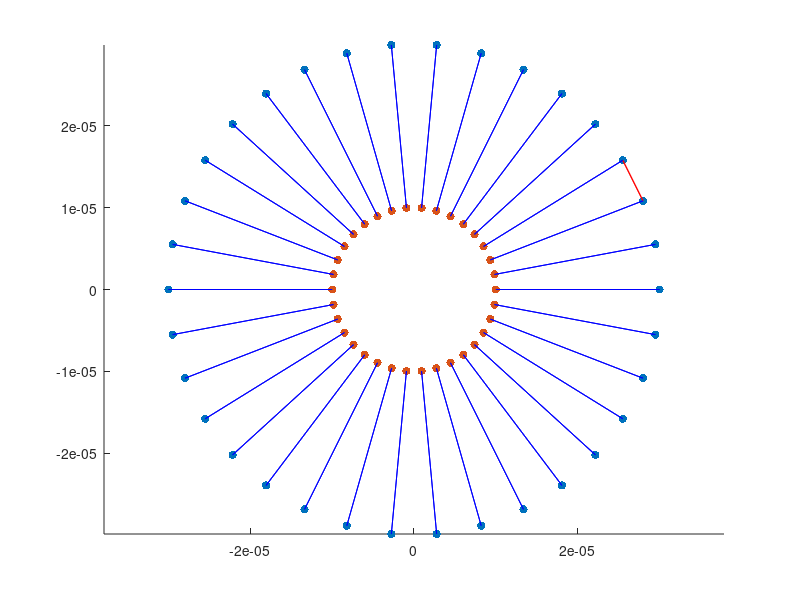

MATLAB code to generate this figure:
clear all
close all
clc
%% cell and nucleus membrane
radius_C = 30e-6; %cell redius [m]
radius_N = radius_C/3; %nucleus redius [m]
r_C0 = radius_C;
r_N0 = radius_N;
Nv0 = 34;
Vertex_scale = 1;
Nv=Nv0*Vertex_scale; %particle number
Nv_single = Nv;
theta = (1/Nv:1/Nv:1)*2*pi;
[x_C,y_C] = pol2cart(theta,radius_C);
x_N = x_C./3;
y_N = y_C./3;
r_C = [x_C;y_C].';
r_N = [x_N;y_N].';
r_0 = r_C;
rN_0 = r_N;
%% spreading search
radius_spreading = 5e-9; %cell redius [m]
Nv_spreading = 20; %particle number
theta_spreading = (1/Nv_spreading:1/Nv_spreading:1)*2*pi;
[x_spreading,y_spreading] = pol2cart(theta_spreading,radius_spreading);
r_spreading = [x_spreading;y_spreading].';
%% Links
L_index = [1:1:Nv;2:1:Nv+1]';
L_index(Nv,2) = 1;
Links = L_index;
Ns = size(Links,1); %link number
r_edge = r_C(Links(:,1),:)-r_C(Links(:,2),:);
r_edge_N = r_N(Links(:,1),:)-r_N(Links(:,2),:);
LEN_0 = sqrt(sum(r_edge.*r_edge,2));
d0_C = mean(LEN_0); %mean length of cell edge [m]
avg_len = d0_C; % average length of all edges
LEN_N = sqrt(sum(r_edge_N.*r_edge_N,2));
d0_N = mean(LEN_N); %mean length of nucleus edge [m]
%% Element
for i = 1:1:Ns
    a1 = Links(i,1); % index of node 1 [unitless]
    b1 = Links(i,2); % index of node 2 [unitless]
    a_S(i,:) = r_C(a1,:)-mean(r_C);
    b_S(i,:) = r_C(b1,:)-mean(r_C);
    S(i,:)=0.5.*cross([a_S(i,:) 0],[b_S(i,:) 0]);
    A0_L(i) = S(i,3); %local area of cell
end
A0_G = sum(A0_L); %global area of cell

for i = 1:1:Ns
    a1 = Links(i,1); % index of node 1 [unitless]
    b1 = Links(i,2); % index of node 2 [unitless]
    a_S(i,:) = r_N(a1,:)-mean(r_N);
    b_S(i,:) = r_N(b1,:)-mean(r_N);
    S(i,:)=0.5.*cross([a_S(i,:) 0],[b_S(i,:) 0]);
    A0_L_N(i) = S(i,3); %local area of cell
end
A0_G_N = sum(A0_L_N); %global area of cell

%  DT = delaunayTriangulation(r_C(:,1),r_C(:,2));
%  Tri_element = DT.Points;
%  Tri_connect = DT.ConnectivityList;
%  N_tri = size(Tri_connect,1);
%  for i = 1:1:N_tri
%     p1 = Tri_connect(i,1);
%     p2 = Tri_connect(i,2);
%     p3 = Tri_connect(i,3);    
%     r_p1 = Tri_element(p1,:);
%     r_p2 = Tri_element(p2,:);
%     r_p3 = Tri_element(p3,:);   
%     a_S(i,:) = r_p1 - r_p2;
%     b_S(i,:) = r_p3 - r_p2;
%     S(i,:)=abs(0.5.*cross([a_S(i,:) 0],[b_S(i,:) 0])); 
%     A0_L(i) = S(i,3); %local area of cell
% end
%  A0_G = sum(A0_L); %global area of cell

%% Bending
bending_pts = [[Nv,1:1:Nv-1]',[1:1:Nv]',[2:1:Nv,1]']; %bending points index
%% Actin
%ActinNumber = ceil(0.1*size(r_C,1)); %define generated number of actin filaments
ActinNumber = 0;
ActinNumber_N = ceil(0.0*size(r_C,1)); %define generated number of actin filaments connected with nucleus
Actin = zeros(ActinNumber+ActinNumber_N,2); %actin filaments ends index
ActinMaxLength_N = 1.1*d0_C;%sqrt(norm(r_C(1,:))^2 - norm(r_N(1,:))^2);
ActinMinLength_N = 0.8*d0_C;
% ActinMaxLength_N = 2.1*r_C0;
% ActinMinLength_N = 1.999*r_C0;
d0_actin = zeros(size(Actin,1),1);
N_actin = zeros(size(r_C,1),1); %record the nodes of actin using in the leading edge
N_actin_N = zeros(size(r_C,1),1); %record the nodes of actin using in the leading edge
i = 1;
while i <= ActinNumber+ActinNumber_N
    if i <= ActinNumber
        RandomIndex_1 = randi([1,size(r_C,1)],1,1); %Create a 1-by-1 array of random integer values drawn from a discrete uniform distribution on the set of numbers
        RandomIndex_2 = randi([1,size(r_C,1)],1,1);
        pts = [r_C(RandomIndex_1,:);r_C(RandomIndex_2,:)];
        CalDistence = sqrt((pts(1,1)-pts(2,1)).^2+(pts(1,2)-pts(2,2)).^2); % Calculate the length of the acitin filament
        if CalDistence<ActinMaxLength_N && CalDistence>ActinMinLength_N
            Actin(i,1) = RandomIndex_1;%Store actin end vertice
            Actin(i,2) = RandomIndex_2;%Store actin end vertice
            N_actin(RandomIndex_1)=N_actin(RandomIndex_1)+1;
            N_actin(RandomIndex_2)=N_actin(RandomIndex_2)+1;
            d0_actin(i) = CalDistence;
            i = i + 1;
        end
    else
        RandomIndex_1 = randi([1,size(r_N,1)],1,1); %Create a 1-by-1 array of random integer values drawn from a discrete uniform distribution on the set of numbers
        RandomIndex_2 = randi([1,size(r_C,1)],1,1);
        pts = [r_N(RandomIndex_1,:);r_C(RandomIndex_2,:)];
        CalDistence = sqrt((pts(1,1)-pts(2,1)).^2+(pts(1,2)-pts(2,2)).^2); % Calculate the length of the acitin filament
        if CalDistence<=ActinMaxLength_N % && pts(1,1)>0 && pts(2,1)>0
            Actin(i,1) = RandomIndex_1;%Store actin end vertice
            Actin(i,2) = RandomIndex_2;%Store actin end vertice
            N_actin_N(RandomIndex_1)=N_actin_N(RandomIndex_1)+1;
            N_actin(RandomIndex_2)=N_actin(RandomIndex_2)+1;
            d0_actin(i) = CalDistence;
            i = i + 1;
        end
    end
end

%manually set the actin index
 % Actin=[34 1; 2 3; 17 18;19 20]; %#3
 % Actin=[34 1;5 6;17 18;22 23]; %#2
 % Actin=[34 1; 8 9; 17 18; 25 26]; %#1

 Actin=[2 3]; ActinNumber = 1;d0_actin=LEN_0(1).*ones(ActinNumber,1); %#0
 %Actin=[34 1];ActinNumber = 1;d0_actin=LEN_0(1).*ones(ActinNumber,1);%single actin
 %Actin=[34 1;17 18];ActinNumber = 2;d0_actin=LEN_0(1).*ones(ActinNumber,1);%double actins
 %Actin=[34 1;11 12;23 24];ActinNumber = 3;d0_actin=LEN_0(1).*ones(ActinNumber,1);%trible actins
% Actin=[34 1; 8 9; 17 18; 25 26]; ActinNumber = 4;d0_actin=LEN_0(1).*ones(ActinNumber,1);%four actins
 %Actin=[34 1;4 5;8 9;12 13;17 18;21 22;25 26;29 30]; ActinNumber = 8;d0_actin=LEN_0(1).*ones(ActinNumber,1);%eight actins 

% the direction of actin alignment
% Actin=[33 1;4 5;8 9;12 13;16 18;21 22;25 26;29 30]; ActinNumber = 8;d0_actin=LEN_0(1).*ones(ActinNumber,1);%eight actins 
% Actin=[33 1]; ActinNumber = 1;d0_actin=LEN_0(1).*ones(ActinNumber,1);%eight actins 
% Actin=[4 5]; ActinNumber = 1;d0_actin=LEN_0(1).*ones(ActinNumber,1);%eight actins 
% Actin=[8 9]; ActinNumber = 1;d0_actin=LEN_0(1).*ones(ActinNumber,1);%eight actins 
% Actin=[12 13]; ActinNumber = 1;d0_actin=LEN_0(1).*ones(ActinNumber,1);%eight actins 
% Actin=[16 18]; ActinNumber = 1;d0_actin=LEN_0(1).*ones(ActinNumber,1);%eight actins 

% Actin=[34 1];ActinNumber = 1;d0_actin=LEN_0(1).*ones(ActinNumber,1);%single actin
% Actin=[1 2];ActinNumber = 1;d0_actin=LEN_0(1).*ones(ActinNumber,1);%single actin
% Actin=[2 3];ActinNumber = 1;d0_actin=LEN_0(1).*ones(ActinNumber,1);%single actin
% Actin=[3 4];ActinNumber = 1;d0_actin=LEN_0(1).*ones(ActinNumber,1);%single actin
% Actin=[4 5];ActinNumber = 1;d0_actin=LEN_0(1).*ones(ActinNumber,1);%single actin
% Actin=[5 6];ActinNumber = 1;d0_actin=LEN_0(1).*ones(ActinNumber,1);%single actin
% Actin=[6 7];ActinNumber = 1;d0_actin=LEN_0(1).*ones(ActinNumber,1);%single actin
% Actin=[7 8];ActinNumber = 1;d0_actin=LEN_0(1).*ones(ActinNumber,1);%single actin
% Actin=[8 9];ActinNumber = 1;d0_actin=LEN_0(1).*ones(ActinNumber,1);%single actin
% Actin=[9 10];ActinNumber = 1;d0_actin=LEN_0(1).*ones(ActinNumber,1);%single actin
% Actin=[10 11];ActinNumber = 1;d0_actin=LEN_0(1).*ones(ActinNumber,1);%single actin
% Actin=[11 12];ActinNumber = 1;d0_actin=LEN_0(1).*ones(ActinNumber,1);%single actin
% Actin=[12 13];ActinNumber = 1;d0_actin=LEN_0(1).*ones(ActinNumber,1);%single actin
% Actin=[13 14];ActinNumber = 1;d0_actin=LEN_0(1).*ones(ActinNumber,1);%single actin
% Actin=[14 15];ActinNumber = 1;d0_actin=LEN_0(1).*ones(ActinNumber,1);%single actin
% Actin=[15 16];ActinNumber = 1;d0_actin=LEN_0(1).*ones(ActinNumber,1);%single actin
% Actin=[16 17];ActinNumber = 1;d0_actin=LEN_0(1).*ones(ActinNumber,1);%single actin
% Actin=[17 18];ActinNumber = 1;d0_actin=LEN_0(1).*ones(ActinNumber,1);%single actin
% Actin=[18 19];ActinNumber = 1;d0_actin=LEN_0(1).*ones(ActinNumber,1);%single actin
% Actin=[19 20];ActinNumber = 1;d0_actin=LEN_0(1).*ones(ActinNumber,1);%single actin
% Actin=[20 21];ActinNumber = 1;d0_actin=LEN_0(1).*ones(ActinNumber,1);%single actin
% Actin=[21 22];ActinNumber = 1;d0_actin=LEN_0(1).*ones(ActinNumber,1);%single actin
% Actin=[22 23];ActinNumber = 1;d0_actin=LEN_0(1).*ones(ActinNumber,1);%single actin
% Actin=[23 24];ActinNumber = 1;d0_actin=LEN_0(1).*ones(ActinNumber,1);%single actin
% Actin=[24 25];ActinNumber = 1;d0_actin=LEN_0(1).*ones(ActinNumber,1);%single actin
% Actin=[25 26];ActinNumber = 1;d0_actin=LEN_0(1).*ones(ActinNumber,1);%single actin
% Actin=[26 27];ActinNumber = 1;d0_actin=LEN_0(1).*ones(ActinNumber,1);%single actin
% Actin=[27 28];ActinNumber = 1;d0_actin=LEN_0(1).*ones(ActinNumber,1);%single actin
% Actin=[28 29];ActinNumber = 1;d0_actin=LEN_0(1).*ones(ActinNumber,1);%single actin
% Actin=[29 30];ActinNumber = 1;d0_actin=LEN_0(1).*ones(ActinNumber,1);%single actin
% Actin=[30 31];ActinNumber = 1;d0_actin=LEN_0(1).*ones(ActinNumber,1);%single actin
% Actin=[31 32];ActinNumber = 1;d0_actin=LEN_0(1).*ones(ActinNumber,1);%single actin
% Actin=[32 33];ActinNumber = 1;d0_actin=LEN_0(1).*ones(ActinNumber,1);%single actin
% Actin=[33 34];ActinNumber = 1;d0_actin=LEN_0(1).*ones(ActinNumber,1);%single actin

% %%load('Fig2A-','Actin')
% %isotropic alignment of cortical actin
% Actin_1 = (1:2:Nv)';
% Actin_2 = Actin_1;
% Actin_2(1:Nv/2-1)=Actin_1(2:Nv/2,1);
% Actin_2(Nv/2)=Actin_1(1);
% Actin_11=[Actin_1,Actin_2];
% Actin_22=[Actin_1+1,Actin_2+1];
% Actin=[Actin_11;Actin_22];
% d0_actin(1:ActinNumber)=sqrt((r_C(1,1)-r_C(3,1))^2+(r_C(1,2)-r_C(3,2))^2);
% N_actin(1:ActinNumber)=2;


%% Intermediate filaments
d0_inter = sqrt(sum((r_C-r_N).*(r_C-r_N),2)); %individual intermediate filaments [m]
%% Microtubule
MT_N = ceil(0*size(r_C,1)); %define generated number of microtubules
ind_MT_N = 1;
r_MT = randi([1,size(r_C,1)],1,MT_N)';
v0_MT = ones(Nv,1)*r_N(ind_MT_N,:)-r_C;
d0_MT = sqrt(sum(v0_MT.*v0_MT,2)); % initial length of MT
%% doubling cells
N_cell = 1;
    bending_pts = repmat(bending_pts,N_cell,1) + kron([0:N_cell-1]',bending_pts./bending_pts).*Nv_single;
    Links = repmat(Links,N_cell,1) + kron([0:N_cell-1]',Links./Links).*Nv_single;
    LEN =repmat(LEN_0,N_cell,1);
    LEN_N = repmat(LEN_N,N_cell,1);
    d0_inter = repmat(d0_inter,N_cell,1);
    Actin = repmat(Actin,N_cell,1) + kron((0:N_cell-1)',Actin./Actin).*Nv_single;
    d0_actin = repmat(d0_actin,N_cell,1);
    N_actin = repmat(N_actin,N_cell,1,1);
    ActinNumber = ActinNumber;
    avg_len = avg_len;
    r_C0 = r_C0;
    r_N0 = r_N0;
    r_0 = repmat(r_0,N_cell,1);
    rN_0 = repmat(rN_0,N_cell,1);
    A0_L = repmat(A0_L',N_cell,1);
    A0_L_N = repmat(A0_L_N',N_cell,1);
    r_spreading = r_spreading;
    bias_r = zeros(N_cell,2);
    ii=2;
    lowx=1;upx=40; lowy=1;upy=40; %[um]
    while ii <= N_cell
        tempx=randi([lowx,upx],1)*1e-6;
        tempy=randi([lowy,upy],1)*1e-6;
        if sum(sqrt((tempx-bias_r(:,1)).^2+(tempy-bias_r(:,2)).^2)<2.2*r_C0)==0 %&&sum(sqrt((tempx-bias_r(:,1)).^2+(tempy-bias_r(:,2)).^2)>3.2*r_C0)==0
            bias_r(ii,1)=tempx;
            bias_r(ii,2)=tempy;
            ii=ii+1;
        end
    end 
    N_rr = mat2cell(bias_r,(ones(N_cell,1)));
    NN_rr = cell2mat(cellfun(@(x) repmat(x,Nv_single,1),N_rr,'UniformOutput',false));       
    rr0 = repmat(r_C,N_cell,1)+NN_rr;
    rr0_N = repmat(r_N,N_cell,1)+NN_rr;
    r_C = rr0;
    r_N = rr0_N;
    Ns = N_cell*Ns;
    Nv = N_cell*Nv_single;
%% Save framework:
DATE_hRBC_Triangulation = datestr(now,'mm_dd_yyyy__HH_MM_SS'); % date and time of simulation completion
save('CELL_FRAMEWORK.mat')
%% Plot
scatter(r_C(:,1),r_C(:,2),'filled');
hold on
scatter(r_N(:,1),r_N(:,2),'filled');

for i = 1:1:size(r_C,1)
    inter_plot = plot([r_C(i,1),r_N(i,1)],[r_C(i,2),r_N(i,2)],'b');
    set(inter_plot, 'LineWidth',0.05);
end

a1 = Actin(:,1);
b1 = Actin(:,2);

for i = 1:1:size(Actin,1)
%     if rem(i,size(Actin,1)/N_cell) <= ActinNumber && rem(i,size(Actin,1)/N_cell)>0
    if i <= ActinNumber  %single cell    
        Actin_plot = plot([r_C(a1(i),1),r_C(b1(i),1)],[r_C(a1(i),2),r_C(b1(i),2)],'r');
        set(Actin_plot, 'LineWidth',1);
    else
        Actin_plot = plot([r_N(a1(i),1),r_C(b1(i),1)],[r_N(a1(i),2),r_C(b1(i),2)],'r');
        set(Actin_plot, 'LineWidth',1);
    end
end

for i = 1:1:size(r_C,1)
    inter_plot = plot([r_C(i,1),r_N(i,1)],[r_C(i,2),r_N(i,2)],'b');
    set(inter_plot, 'LineWidth',0.05);
end

for i = 1:1:size(r_MT,1)
    MT_plot = plot([r_N(ind_MT_N,1),r_C(r_MT(i),1)],[r_N(ind_MT_N,2),r_C(r_MT(i),2)],'g');
    set(MT_plot,'LineWidth',2)
end

hold off
axis equal tight
